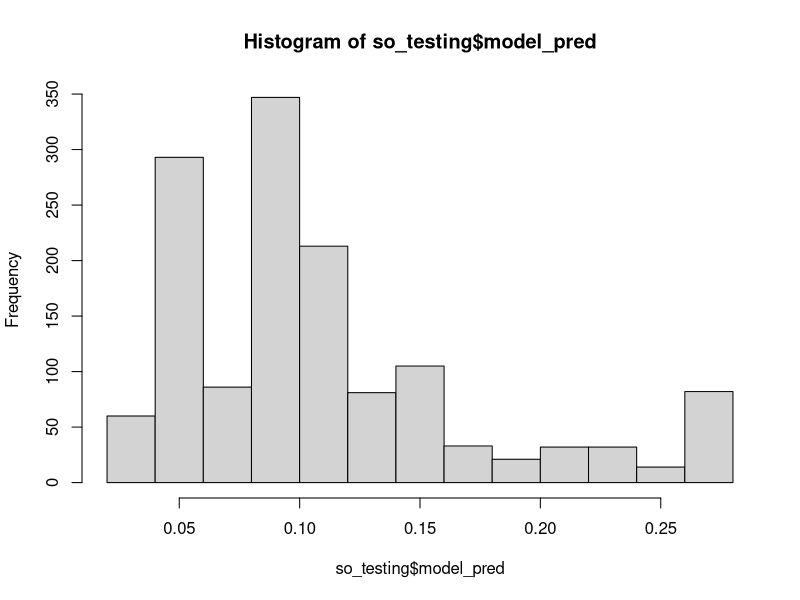
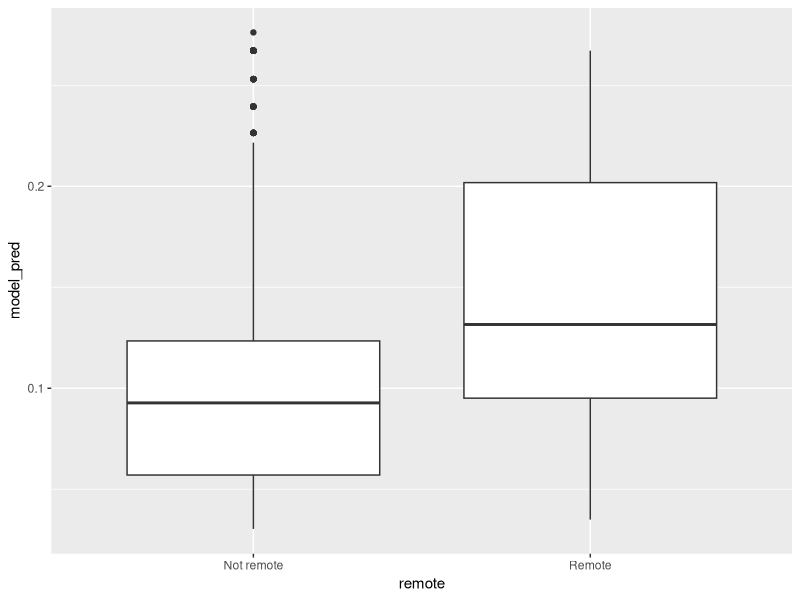
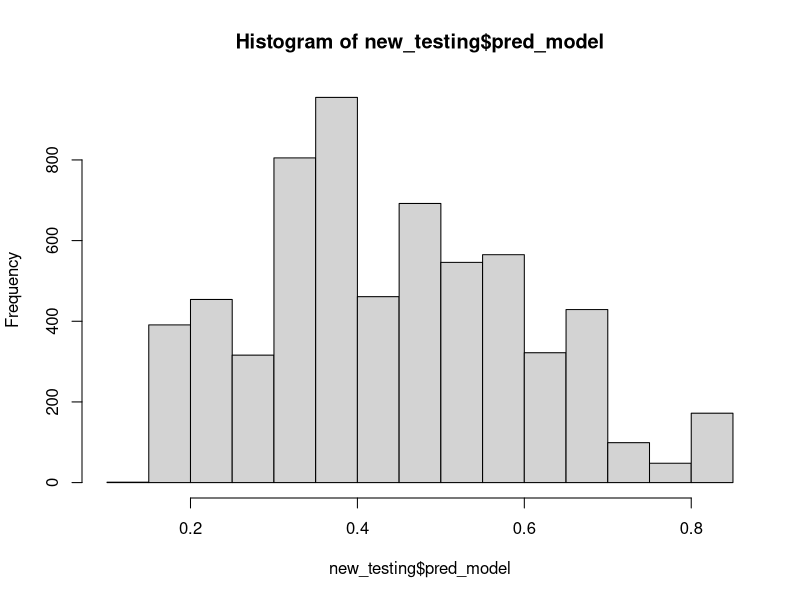
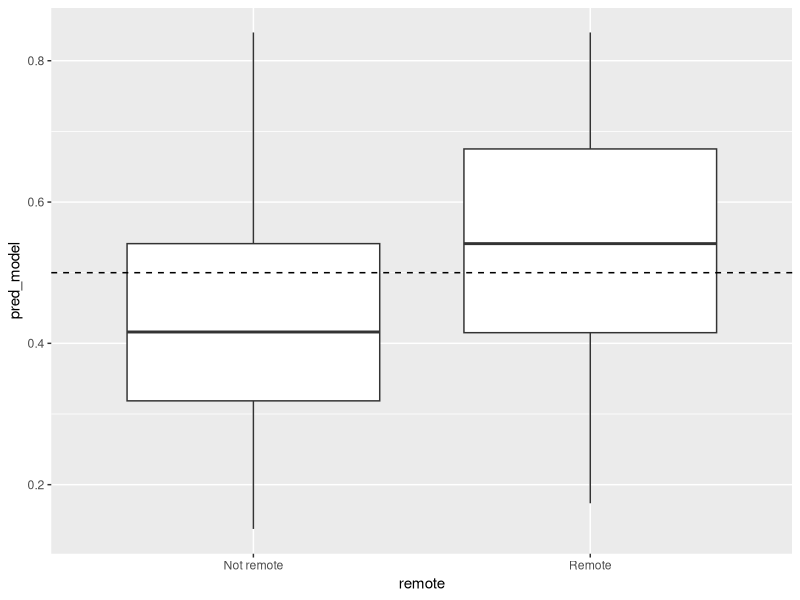
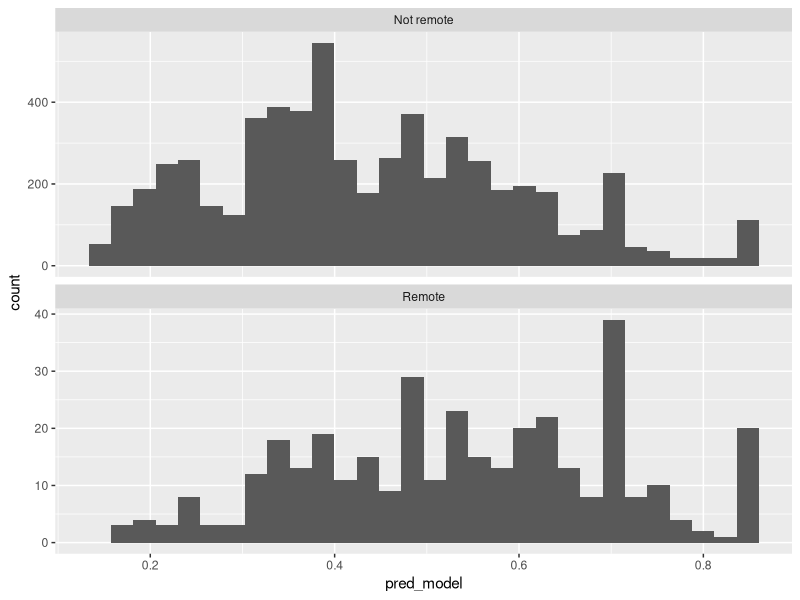

These figures' R source, in order:
library(tidyverse)
library(rsample)
library(ggbeeswarm)

so <- read_csv("data/stackoverflow.csv",
               show_col_types = FALSE) |>
  mutate(remote2 = if_else(remote == "Not remote", 0, 1)) #|> 
  #select(country, years_coded_job, open_source, remote, remote2)

set.seed(1234)

count(so, remote)

so_split <- initial_split(so, prop = 0.8)
so_training <- training(so_split)
so_testing <- testing(so_split)

## using country, years_coded_job and open_source

remote_model1 <- glm(remote2~country+years_coded_job, data = so_training,
                     family = binomial(link = "logit"))

so_testing$model_pred <- predict(remote_model1, newdata = so_testing, 
                                 type = "response")

hist(so_testing$model_pred)

ggplot(data = so_testing,
       aes(x = remote, y = model_pred)) + 
  geom_boxplot()

### Now to do exercise with balanced training data

so_remote <- so |> 
  filter(remote == "Remote")
so_notremote <- so |> 
  filter(remote == "Not remote")

## going to 1) take 50% of remote to use in training data and 
## 2) take a comparable number from not remote

remote_split <- initial_split(so_remote, prop = 0.5)
remote_training <- training(remote_split)
remote_testing <- testing(remote_split)


### now take a split of the not remote
notremote_split <- initial_split(so_notremote, prop = 0.06)
notremote_training <- training(notremote_split)
notremote_testing <- testing(notremote_split)

new_training <- bind_rows(remote_training, notremote_training)
new_testing <- bind_rows(remote_testing, notremote_testing)

remote_model2 <- glm(remote2~country+years_coded_job+open_source,
                     data = new_training)

new_testing$pred_model <- predict(remote_model2, 
                                  newdata = new_testing)

hist(new_testing$pred_model)

ggplot(data = new_testing,
       aes(x = remote, y = pred_model)) + 
  geom_boxplot() + 
  geom_hline(yintercept = 0.5, linetype = "dashed")

ggplot(data = new_testing,
       aes(x = pred_model)) + 
  geom_histogram() + 
  facet_wrap(~remote, ncol = 1, 
             scales = "free_y")
